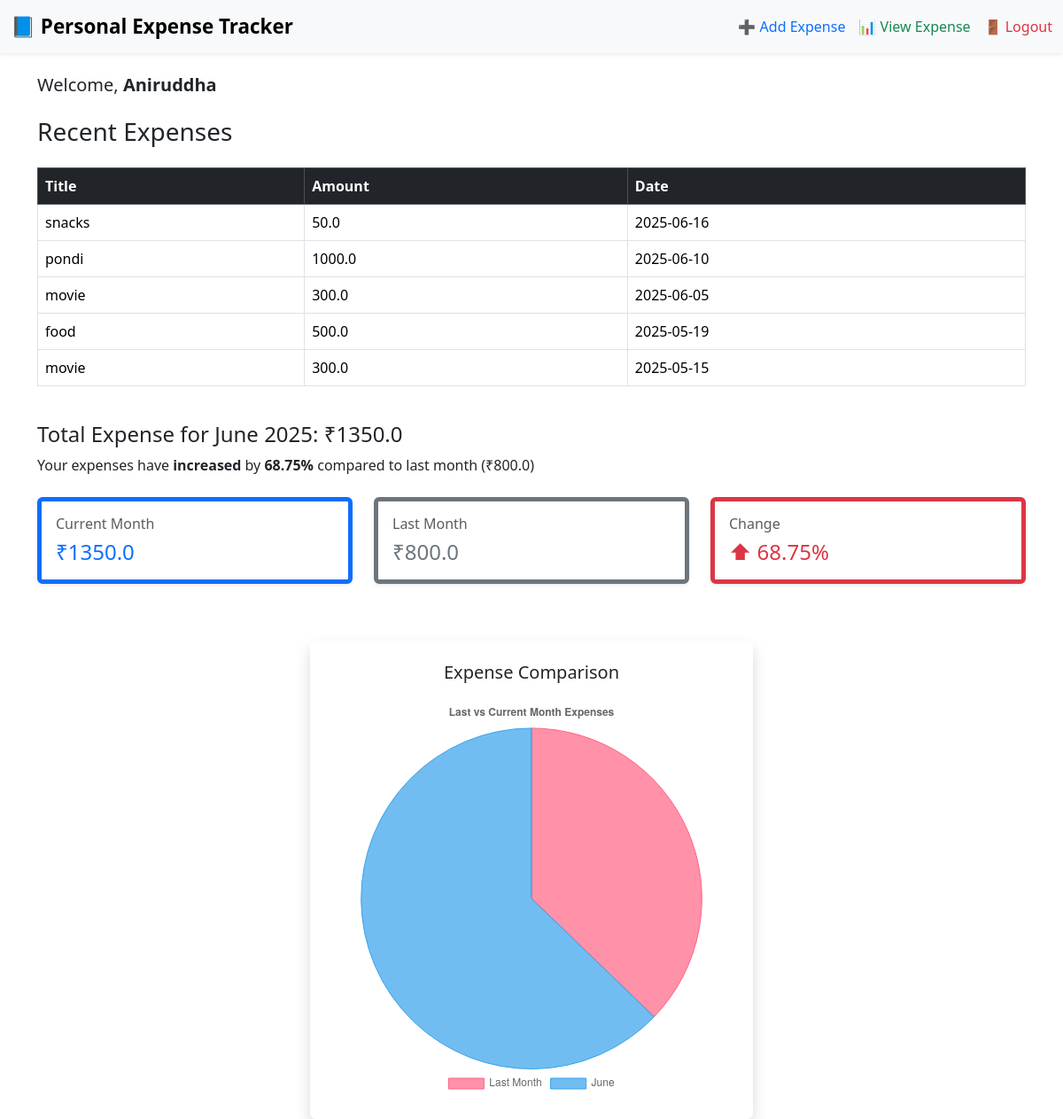
Page /home (signed in) on the committed database.
### tables this page shows
CREATE TABLE expense(
               id INTEGER PRIMARY KEY AUTOINCREMENT,
               username TEXT NOT NULL,
               title TEXT NOT NULL,
               amount REAL NOT NULL,
               date TEXT NOT NULL,
               FOREIGN KEY (username) REFERENCES signup(username));

### app.py (the view)
@app.route('/home',methods=["GET","POST"])
def home():
    if 'username' not in session:
        return redirect(url_for('login'))
    username=session['username']
    conn=get_db_connection()
    cursor=conn.cursor()
    cursor.execute("SELECT * FROM expense WHERE username=? ORDER BY date DESC LIMIT 5",(username,))
    recent_expenses=cursor.fetchall()
    now=datetime.now()
    month_name=now.strftime('%B')
    month_number=now.strftime('%m')
    year=now.strftime('%Y')
    cursor.execute("SELECT SUM(amount) FROM expense WHERE username=? AND strftime('%m',date)=? AND strftime('%Y',date)=?",(username,month_number,year,))
    monthly_total=cursor.fetchone()[0] or 0
    if int(month_number)==1:
        last_month=12
        last_year=int(year)-1
    elif int(month_number)>1 and int(month_number)<13:
        last_month=int(month_number)-1
        last_year=int(year)
    last_month_padded = f"{last_month:02d}"
    cursor.execute("SELECT SUM(amount) FROM expense WHERE username=? AND strftime('%m',date)=? AND strftime('%Y',date)=?",(username,last_month_padded,str(last_year),))
    last_month_total=cursor.fetchone()[0] or 0
    if last_month_total==0:
        if monthly_total==0:
            status="No change"
            percentage_change=0
        else:
            status="increased"
            percentage_change=100
    else:
        difference=monthly_total-last_month_total
        percentage_change=(difference/last_month_total)*100
        percentage_change=abs(round(percentage_change,2))
        if percentage_change>100:
            percentage_change=100
        if difference>0:
            status="increased"
        elif difference<0:
            status="decreased"
        else:
            status="No Change"
    conn.close()
    return render_template(
        "home.html",
        username=session['username'],
        recent_expenses=recent_expenses,
        monthly_total=monthly_total,
        month_name=month_name,year=year,
        last_month_total=last_month_total,
        percentage_change=percentage_change,
        status=status
        )

### app.py (called while the page is built)
def get_db_connection():
    conn = sqlite3.connect("expense_tracker.db")
    conn.row_factory = sqlite3.Row
    return conn

### templates/home.html (shortened to what this page needs)
<!DOCTYPE html>
<html lang="en">
<head>
    <link href="https://cdn.jsdelivr.net/npm/bootstrap@5.3.6/dist/css/bootstrap.min.css" rel="stylesheet">
</head>
<body>
<nav class="navbar navbar-expand-lg navbar-light bg-light shadow-sm">
  <div class="container-fluid">
    <a class="navbar-brand" href="#">📘 Personal Expense Tracker</a>
    <div class="d-flex ms-auto align-items-center">
      <a href="/add_expense" class="nav-link text-primary">➕ Add Expense</a>
      <a href="/view_expense" class="nav-link text-success">📊 View Expense</a>
      <a href="/logout" class="nav-link text-danger">🚪 Logout</a>
    </div>
  </div>
</nav>
<div class="container mt-4">
    <div class="mb-4">
        <h5>Welcome, <strong>{{ username }}</strong></h5>
    </div>
    <h3 class="mb-4">Recent Expenses</h3>
    {% if recent_expenses %}
    <div class="table-responsive">
        <table class="table table-bordered rounded">
            <thead class="table-dark">
                <tr>
                    <th>Title</th>
                    <th>Amount</th>
                    <th>Date</th>
                </tr>
            </thead>
            <tbody>
                {% for expense in recent_expenses %}
                <tr>
                    <td>{{ expense['title'] }}</td>
                    <td>{{ expense['amount'] }}</td>
                    <td>{{ expense['date'] }}</td>
                </tr>
                {% endfor %}
            </tbody>
        </table>
    </div>
    {% else %}
        <p>No recent expenses to display.</p>
    {% endif %}
    <h4 class="mt-4">Total Expense for {{ month_name }} {{ year }}: ₹{{ monthly_total }}</h4>
    {% if status != 'No change' %}
        <p>Your expenses have <strong>{{ status }}</strong> by <strong>{{ percentage_change }}%</strong> compared to last month (₹{{ last_month_total }})</p>
    {% else %}
        <p>Your expenses have remained the same as last month.</p>
    {% endif %}
<div class="row my-4">
    <div class="col-md-4 mb-3">
        <div class="card shadow-sm border-start border-primary border-5">
            <div class="card-body">
                <h6 class="card-title text-muted">Current Month</h6>
                <h4 class="card-text text-primary">₹{{ monthly_total }}</h4>
            </div>
        </div>
    </div>
    <div class="col-md-4 mb-3">
        <div class="card shadow-sm border-start border-secondary border-5">
            <div class="card-body">
                <h6 class="card-title text-muted">Last Month</h6>
                <h4 class="card-text text-secondary">₹{{ last_month_total }}</h4>
            </div>
        </div>
    </div>
    <div class="col-md-4 mb-3">
        <div class="card shadow-sm border-start border-{{ 'success' if status == 'decreased' else 'danger' }} border-5">
            <div class="card-body">
                <h6 class="card-title text-muted">Change</h6>
                {% if status == 'No change' %}
                    <h4 class="card-text text-dark">0%</h4>
                {% else %}
                    <h4 class="card-text text-{{ 'success' if status == 'decreased' else 'danger' }}">
                        {% if status == 'increased' %}⬆{% else %}⬇{% endif %}
                        {{ percentage_change }}%
                    </h4>
                {% endif %}
            </div>
        </div>
    </div>
</div>
    <div class="container mt-5 bg-white p-4 rounded shadow" style="max-width: 500px;">
        <h5 class="text-center mb-3">Expense Comparison</h5>
        <canvas id="expensePieChart" width="400" height="400"></canvas>
    </div>
</div>
<script>
    const ctxPie = document.getElementById('expensePieChart').getContext('2d');
    new Chart(ctxPie, {
        type: 'pie',
        data: {
            labels: ['Last Month', '{{ month_name }}'],
            datasets: [{
                data: [{{ last_month_total | default(0) }}, {{ monthly_total | default(0) }}],
                backgroundColor: [
                    'rgba(255, 99, 132, 0.7)',
                    'rgba(54, 162, 235, 0.7)'
                ],
                borderColor: [
                    'rgba(255, 99, 132, 1)',
                    'rgba(54, 162, 235, 1)'
                ],
                borderWidth: 1
            }]
        },
        options: {
            responsive: true,
            plugins: {
                tooltip: {
                    callbacks: {
                        label: function(context) {
                            const value = context.parsed;
                            const total = context.dataset.data.reduce((a, b) => a + b, 0);
                            const percent = ((value / total) * 100).toFixed(2);
                            return `${context.label}: ₹${value} (${percent}%)`;
                        }
                    }
                },
                legend: {
                    position: 'bottom'
                },
                title: {
                    display: true,
                    text: 'Last vs Current Month Expenses'
                }
            }
        }
    });
</script>
</body>
</html>

### templates/home.html (style rules this page uses)
body { min-height: 100vh; }
.navbar-brand { font-weight: bold; font-size: 1.4rem; }
.table { background-color: white; color: black; }
.nav-link { margin-left: 15px; }

### rows in the picture
expense: title "snacks", amount "50.0", date "2025-06-16"
expense: title "pondi", amount "1000.0", date "2025-06-10"
expense: title "movie", amount "300.0", date "2025-06-05"
expense: title "food", amount "500.0", date "2025-05-19"
expense: title "movie", amount "300.0", date "2025-05-15"

### other values in the picture
{{ username }} "Aniruddha"
{{ monthly_total }} "1350.0"
{{ status }} "increased"
{{ percentage_change }} "68.75"
{{ last_month_total }} "800.0"
chart data {{ month_name }} June
chart data {{ last_month_total | default(0) }} 800.0
chart data {{ monthly_total | default(0) }} 1350.0
